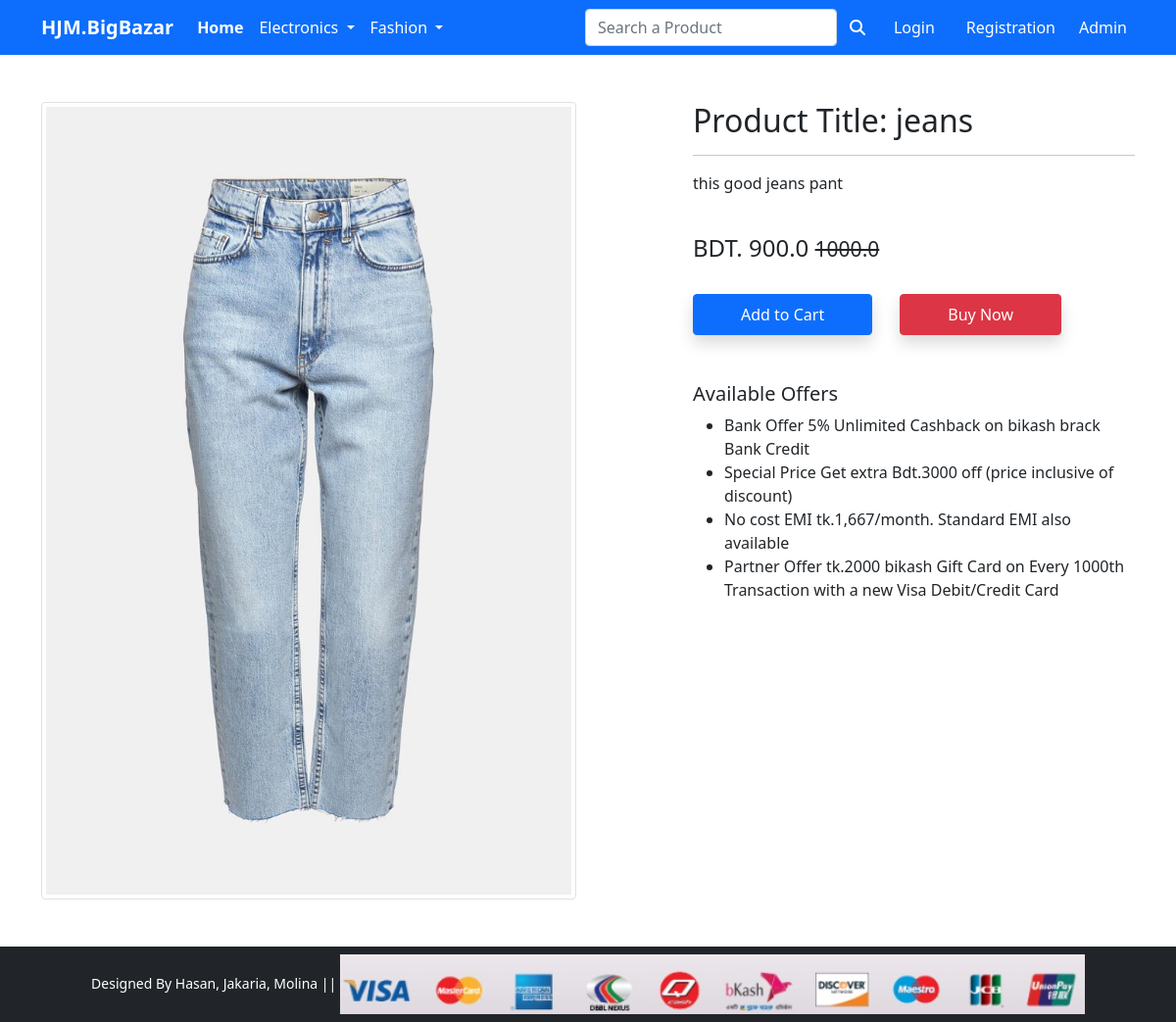
Page /product-detail/3 on the committed database.
### app/models.py (models this page shows, shortened)
class Product(models.Model):
 title = models.CharField(max_length=100)
 selling_price = models.FloatField()
 discounted_price =  models.FloatField()
 description = models.TextField()
 brand = models.CharField(max_length=100)
 category = models.CharField(choices=CATEGORY_CHOICES, max_length=2)
 product_image = models.ImageField(upload_to = 'productimg')

### app/views.py (the view)
# urls.py: path('product-detail/<int:pk>', views.ProductDetailView.as_view(), name='product-detail'),
class ProductDetailView(View):
    def get(self, request, pk):
        product = Product.objects.get(pk=pk)
        item_already_in_cart = False
        if request.user.is_authenticated:
            item_already_in_cart = True
            item_already_in_cart = Cart.objects.filter(Q(product=product.id) & Q(user=request.user)).exists()
        return render(request, 'app/productdetail.html', {'product':product, 'item_already_in_cart': item_already_in_cart})

### app/templates/app/productdetail.html (shortened to what this page needs)
{% extends 'app/base.html' %}
{% load static %}
{% block main-content %}
<div class="container my-5">
 <div class="row">
  <div class="col-sm-6 text-center align-self-center">
   <img src="{{product.product_image.url}}" alt="" class="img-fluid img-thumbnail">
  </div>
  <div class="col-sm-5 offset-sm-1">
   <h2>Product Title: {{product.title}}</h2>
   <hr>
   <p>{{product.description}}</p><br>
   <h4>BDT. {{product.discounted_price}} <small class="fw-light text-decoration-line-through">{{product.selling_price}}</small></h4> <br>
   {% if not request.user.is_authenticated %}
    <form action="/add-to-cart" class="d-inline"><input type="hidden" name="prod_id" value={{product.id}} id="prod_id"> <button type="submit" class="btn btn-primary shadow px-5 py-2"> Add to Cart</button></form>
   {% endif %}
   <form action="/buy" class="d-inline"><input type="hidden" name="prod_id" value={{product.id}} id="prod_id"> <button type="submit" class="btn btn-danger shadow px-5 py-2 ms-4"> Buy Now</button></form>
   <h5 class="mt-5">Available Offers</h5>
   <ul>
    <li>Bank Offer 5% Unlimited Cashback on bikash brack Bank Credit</li>
    <li>Special Price Get extra Bdt.3000 off (price inclusive of discount)</li>
    <li>No cost EMI tk.1,667/month. Standard EMI also available</li>
    <li>Partner Offer tk.2000 bikash Gift Card on Every 1000th Transaction with a new Visa Debit/Credit Card</li>
   </ul>
  </div>
 </div>
</div>
{% endblock main-content %}

### rows in the picture
Product: product_image (picture), title "jeans", description "this good jeans pant", discounted_price "900.0", selling_price "1000.0"
